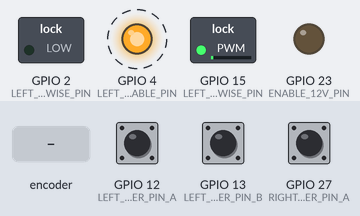
A sketch run on a simulated ESP32. Shown: switched loads named in the sketch (green lamp = pin HIGH), output pins drawn as LEDs (lit = HIGH). Dashed ring = blinking. The inputs (shaded band) are chosen by the test bench; at power-on: GPIO 12 (LEFT_ENCODER_PIN_A) HIGH, GPIO 13 (LEFT_ENCODER_PIN_B) HIGH, GPIO 27 (RIGHT_ENCODER_PIN_A) HIGH. Nothing arrives over Bluetooth unless stated; what the sketch prints to the serial monitor is not drawn.

Above: at 1.2 s.
1.3 s: rotary encoder on GPIO 12 (LEFT_ENCODER_PIN_A) / GPIO 13 (LEFT_ENCODER_PIN_B) turned 3 steps (first pin leading)
Timing chart, 0 to 10.3 s (numbered marks = the images above; inputs shaded):
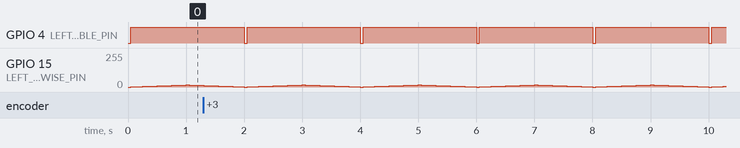

Measured:
- by itself, GPIO 4 (LEFT_PWM_ENABLE_PIN): alternates HIGH for 2.0 s and LOW for 0.05 s

The sketch:

HeightAdjustmentDestDriver.ino
```cpp
#include <Arduino.h>
#include "BluetoothHandler.h"
#include "PowerControl.h"
#include "ButtonControl.h"
#include "EncoderControl.h"
#include "PWMControl.h"

#define ENABLE_12V_PIN 23
#define DEVICE_NAME "HEIGHT_ADJUSTMENT_DESK"

#define LEFT_ENCODER_PIN_A 12
#define LEFT_ENCODER_PIN_B 13

#define RIGHT_ENCODER_PIN_A 27
#define RIGHT_ENCODER_PIN_B 14

#define LEFT_PWM_CLOCKWISE_PIN 15
#define LEFT_PWM_ANTICLOCKWISE_PIN 2
#define LEFT_PWM_ENABLE_PIN 4

#define RIGHT_PWM_CLOCKWISE_PIN 16
#define RIGHT_PWM_ANTICLOCKWISE_PIN 17
#define RIGHT_PWM_ENABLE_PIN 5

BluetoothHandler bluetoothHandler(DEVICE_NAME);

PowerControl powerControl(ENABLE_12V_PIN);

EncoderControl leftEncoderControl(LEFT_ENCODER_PIN_A, LEFT_ENCODER_PIN_B);
EncoderControl rightEncoderControl(RIGHT_ENCODER_PIN_A, RIGHT_ENCODER_PIN_B);

PWMControl leftPWMControl(LEFT_PWM_CLOCKWISE_PIN, LEFT_PWM_ANTICLOCKWISE_PIN, LEFT_PWM_ENABLE_PIN);
PWMControl rightPWMControl(RIGHT_PWM_CLOCKWISE_PIN, RIGHT_PWM_ANTICLOCKWISE_PIN, RIGHT_PWM_ENABLE_PIN);


void handleBluetoothMessage(String message) {
    Serial.printf("Received message: %s\n", message.c_str());
    if (message == "0") {
        powerControl.setState(LOW);
    } else {
        powerControl.setState(HIGH);
    }
    powerControl.updateState();
}

void IRAM_ATTR handleLeftEncoderPositionChange() {
  leftEncoderControl.updateCurrentPosition();
}

void IRAM_ATTR handleRightEncoderPositionChange() {
  rightEncoderControl.updateCurrentPosition();
}


void setup() {
    Serial.begin(9600);
    bluetoothHandler.begin(handleBluetoothMessage);
    powerControl.begin();

    leftEncoderControl.init();
    attachInterrupt(digitalPinToInterrupt(LEFT_ENCODER_PIN_A), handleLeftEncoderPositionChange, RISING);

    rightEncoderControl.init();
    attachInterrupt(digitalPinToInterrupt(RIGHT_ENCODER_PIN_A), handleRightEncoderPositionChange, RISING);

    leftPWMControl.init();
//    rightPWMControl.init();

    leftPWMControl.setDirection(true);
}

void loop() {
    int i = 0;
    for (; i < 100; i+=5) {
      leftPWMControl.writePWMValue(i);
      delay(50);
    }
    for (; i > 0; i-=5) {
      leftPWMControl.writePWMValue(i);
      delay(50);
    }
}
```

BluetoothHandler.h
```cpp
#ifndef BLUETOOTH_HANDLER_H
#define BLUETOOTH_HANDLER_H

#include "BluetoothSerial.h"

#define MAX_BUFFER_SIZE 256

class BluetoothHandler {
public:
    BluetoothHandler(const char* deviceName) : deviceName(deviceName) {}

    void begin(void (*callback)(String)) {
        SerialBT.begin(deviceName);

        registerCallback();

        instance = this;
        messageCallback = callback;

        Serial.printf("The device is started.\nNow you can pair it with Bluetooth!\n");
    }

private:
    BluetoothSerial SerialBT;
    const char* deviceName;
    void (*messageCallback)(String) = nullptr;

    static BluetoothHandler* instance;

    void registerCallback() {
      SerialBT.register_callback([](esp_spp_cb_event_t event, esp_spp_cb_param_t* param) {
        if (event == ESP_SPP_DATA_IND_EVT) {
          if (instance && instance->messageCallback) {
            char buffer[MAX_BUFFER_SIZE];
            int len = param->data_ind.len;
            if (len > (MAX_BUFFER_SIZE - 1)) {
              len = MAX_BUFFER_SIZE - 1;
            }
            strncpy(buffer, (char*)param->data_ind.data, len);
            buffer[len] = '\0';
            instance->messageCallback(String(buffer));
          }
       }
     });
   }
};
BluetoothHandler* BluetoothHandler::instance = nullptr;

#endif // BLUETOOTH_HANDLER_H
```

ButtonControl.h
```cpp
#ifndef BUTTON_CONTROL_H
#define BUTTON_CONTROL_H

#include <Arduino.h>
#include <set>

#define DEFAULT_PIN_MODE INPUT

using namespace std;

class ButtonControl {
public:
    ButtonControl(int pin, int modeOfPin, unsigned long debounceDelay) : pin(pin), modeOfPin(modeOfPin), lastState(LOW), lastDebounceTime(0), debounceDelay(debounceDelay) {}

    void init() {
        if (isModeAllowed(modeOfPin)) {
          pinMode(pin, modeOfPin);
        } else {
          pinMode(pin, DEFAULT_PIN_MODE);
          Serial.printf("Invalid mode was passed, the default one was set.");
        }
    }

    bool readDigitalState() {
        int buttonState = digitalRead(pin);

        if (buttonState != lastState) {
            lastDebounceTime = millis();
        }

        if ((millis() - lastDebounceTime) > debounceDelay) {
            if (buttonState != currentState) {
                currentState = buttonState;
            }
        }

        lastState = buttonState;

        return currentState;
    }


private:
    int pin;
    int modeOfPin;
    int lastState;
    int currentState = LOW;
    unsigned long debounceDelay;
    unsigned long lastDebounceTime;
    set<int> allowedModes = {INPUT, INPUT_PULLUP, INPUT_PULLDOWN};

    bool isModeAllowed(int modeOfPin) const {
      return allowedModes.find(modeOfPin) != allowedModes.end();
    }
};

#endif // BUTTON_CONTROL_H
```

EncoderControl.h
```cpp
#ifndef ENCODER_CONTROL_H
#define ENCODER_CONTROL_H

#include <Arduino.h>

#define SIGNAL_PIN_MODE INPUT_PULLUP
#define SIGNAL_PIN_DEBOUNCE_DELAY 5

class EncoderControl {
public:
    EncoderControl(int pinSIA, int pinSIB) : pinSIA(pinSIA), pinSIB(pinSIB), currentPosition(0) {}

    int currentPosition;

    void init() {
      pinMode(pinSIA, SIGNAL_PIN_MODE);
      pinMode(pinSIB, SIGNAL_PIN_MODE);
    }

    void updateCurrentPosition() {
     if ((millis() - lastDebounceTime) > SIGNAL_PIN_DEBOUNCE_DELAY) {
        int stateA = digitalRead(pinSIA);
        int stateB = digitalRead(pinSIB);

        if (stateA == LOW) {
          if (stateB == HIGH) {
            currentPosition++;
          } else {
            currentPosition--;
          }
        }

        lastDebounceTime = millis();
      }
    }


private:
    int pinSIA;
    int pinSIB;
    int lastDebounceTime = 0;
};

#endif // ENCODER_CONTROL_H
```

PWMControl.h
```cpp
#ifndef PWM_CONTROL_H
#define PWM_CONTROL_H

#include <cmath>

#define TIMER_BITS 12
#define PWM_FREQUENCY 5000
#define PWM_RESOLUTION 8

class PWMControl {
public:
    PWMControl(int clockwisePin, int anticlockwisePin, int enablePin) : clockwisePin(clockwisePin), anticlockwisePin(anticlockwisePin), enablePin(enablePin), clockwiseDirection(true) {}

    void init() {
        pinMode(clockwisePin, OUTPUT);
        pinMode(anticlockwisePin, OUTPUT);
        pinMode(enablePin, OUTPUT);
        ledcAttach(clockwisePin, PWM_FREQUENCY, TIMER_BITS);
        ledcAttach(anticlockwisePin, PWM_FREQUENCY, TIMER_BITS);
        digitalWrite(enablePin, LOW);
    }

    void setDirection(bool clockwise) {
      clockwiseDirection = clockwise;
    }

    void writePWMValue(int percentageValue) {
      int value = convertValue(percentageValue);
      if (value <= 0) {
        digitalWrite(enablePin, LOW);
      } else {
        digitalWrite(enablePin, HIGH);
      }
      if (clockwiseDirection) {
        ledcWrite(anticlockwisePin, 0);
        ledcWrite(clockwisePin, value);
      } else {
        ledcWrite(clockwisePin, 0);
        ledcWrite(anticlockwisePin, value);
      }
    }


private:
    int clockwisePin;
    int anticlockwisePin;
    int enablePin;
    bool clockwiseDirection;

    int convertValue(int percentageValue) {
      int maxValue = pow(2, PWM_RESOLUTION);
      return (percentageValue / 100.0) * maxValue;
    }
};

#endif // PWM_CONTROL_H
```

PowerControl.h
```cpp
#ifndef POWER_CONTROL_H
#define POWER_CONTROL_H

#include <Arduino.h>

class PowerControl {
public:
    PowerControl(int pin) : controlPin(pin), currentState(LOW), previousState(LOW) {}

    void begin() {
        pinMode(controlPin, OUTPUT);
        digitalWrite(controlPin, currentState);
    }

    void setState(int state) {
        currentState = state;
    }

    void updateState() {
        if (previousState != currentState) {
            digitalWrite(controlPin, currentState);
            previousState = currentState;
        }
    }

private:
    int controlPin;
    int currentState;
    int previousState;
};

#endif // POWER_CONTROL_H
```
